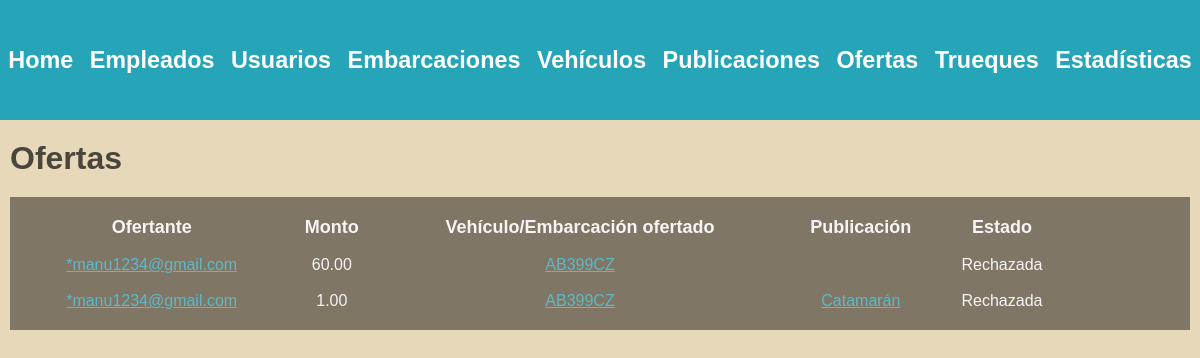
Page /administrador/ofertas/ (signed in) on the earlier database version.
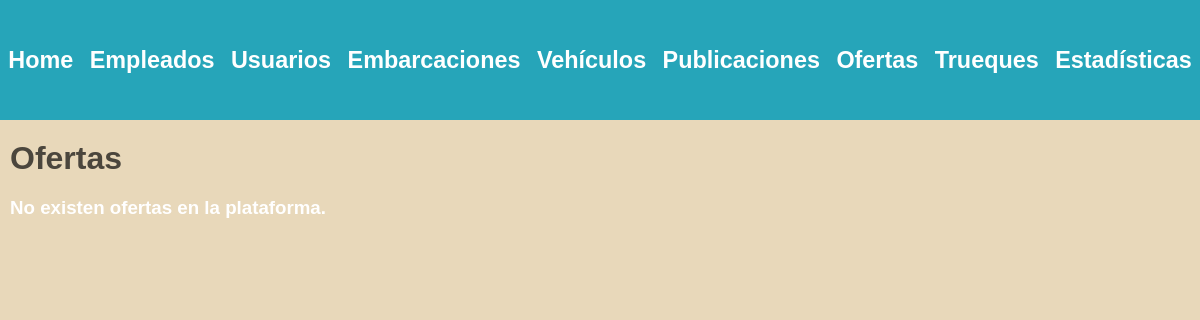
Same page on the later database version.
### ofertas/models.py (models this page shows)
class Oferta(models.Model):
    monto = models.DecimalField(max_digits=15, decimal_places=2, default=0)
    autor = models.ForeignKey(Usuario, on_delete=models.SET_NULL, null=True)
    vehiculo_ofertado = models.ForeignKey(Vehiculo, on_delete=models.SET_NULL, null=True)
    embarcacion_ofertada = models.ForeignKey(Embarcacion, on_delete=models.SET_NULL, null=True)
    publicacion= models.ForeignKey(Publicacion, on_delete=models.CASCADE)
    estado= models.CharField(max_length=50, default='Pendiente')
    oculta = models.BooleanField(default=False)

### usuarios/models.py (models this page shows, shortened)
class Usuario(AbstractBaseUser, PermissionsMixin):
    nombre = models.CharField(max_length=50)
    apellido = models.CharField(max_length=50)
    fecha_nacimiento = models.DateField()
    telefono = models.CharField(max_length=13)
    mail = models.EmailField(max_length=50, unique=True)
    password = models.CharField(max_length=128)
    is_staff= models.BooleanField(default=False)
    is_blocked= models.BooleanField(default=False)
    USERNAME_FIELD = 'mail'
    REQUIRED_FIELDS = ['nombre', 'apellido', 'fecha_nacimiento', 'telefono']

### vehiculos/models.py (models this page shows)
class Vehiculo(models.Model):
    patente = models.CharField(max_length=100, unique=True)
    marca = models.CharField(max_length=100)
    modelo = models.CharField(max_length=100)
    tipo = models.ForeignKey(TipoVehiculo, on_delete=models.SET_NULL, null=True)
    año_fabricacion = models.DecimalField(max_digits=4, decimal_places=0, default=2000)
    kilometraje = models.DecimalField(max_digits=10, decimal_places=0, default=0)
    dueño = models.ForeignKey(Usuario, on_delete=models.CASCADE)

### publicaciones/models.py (models this page shows)
class Publicacion(models.Model):
    monto = models.DecimalField(max_digits=15, decimal_places=2, default=0)
    autor = models.ForeignKey(Usuario, on_delete=models.SET_NULL, null=True)
    embarcacion = models.OneToOneField(Embarcacion, on_delete=models.SET_NULL, null=True)
    descripcion = models.CharField(max_length=250)
    oculta = models.BooleanField(default=False)

### embarcaciones/models.py (models this page shows)
class Embarcacion(models.Model):
    matricula = models.CharField(max_length=100, unique=True)
    modelo = models.CharField(max_length=100)
    tipo = models.ForeignKey(TipoEmbarcacion, on_delete=models.SET_NULL, null=True)
    m_eslora = models.DecimalField(max_digits=5, decimal_places=2)
    m_manga = models.DecimalField(max_digits=5, decimal_places=2)
    m_calado = models.DecimalField(max_digits=5, decimal_places=2)
    motor = models.BooleanField(default=False)
    deuda = models.DecimalField(max_digits=10, decimal_places=2, default=0)
    sede = models.ForeignKey(Sede, on_delete=models.SET_NULL, null=True)
    dueño = models.ForeignKey(Usuario, on_delete=models.CASCADE)

class TipoEmbarcacion(models.Model):
    clase= models.CharField(max_length=50, unique=True)

### administrador/views.py (the view)
# urls.py: path('administrador/ofertas/', views.listar_ofertas, name='lista ofertas'),
@login_required(login_url=reverse_lazy('home'))
def listar_ofertas(request):
    user = request.user
    if not user.is_superuser:
        return redirect('home')
    ofertas = Oferta.objects.exclude(oculta = True)
    return render(request, 'offers.html', {'ofertas': ofertas})

### autenticacion/backend.py (called while the page is built)
    def get_user(self, user_id):
        UserModel = get_user_model()
        try:
            return UserModel.objects.get(pk=user_id)
        except UserModel.DoesNotExist:
            return None

### administrador/templates/offers.html (shortened to what this page needs)
{% extends 'layouts/navbar.html' %}
{% block content %}
<div class="header">
    <h1>Ofertas</h1>
</div>
{% if ofertas %}
    <table>
        <thead>
            <tr>
                <th>Ofertante</th>
                <th>Monto</th>
                <th>Vehículo/Embarcación ofertado</th>
                <th>Publicación</th>
                <th>Estado</th>
                <th></th>
            </tr>
        </thead>
        <tbody>
            {% for oferta in ofertas %}
                <tr>
                    <td>
                        <a href="{% url 'ver perfil' oferta.autor.id %}">{{oferta.autor.mail}}</a>
                    </td>
                    <td>{{ oferta.monto }}</td>
                    {% if oferta.vehiculo_ofertado %}
                        <td>
                            <a href="{% url 'ver detalle vehiculo' oferta.vehiculo_ofertado.id 0 %}">{{ oferta.vehiculo_ofertado.patente }}</a>
                        </td>
                    {% elif oferta.embarcacion_ofertada %}
                        <td>
                            <a href="{% url 'ver detalle embarcacion' oferta.embarcacion_ofertada.id 0 %}">{{ oferta.embarcacion_ofertada.matricula }}</a>
                        </td>
                    {% else %}
                        <td>No se ofreció un vehículo o embarcación</td>
                    {% endif %}
                    <td>
                        <a href="{% url 'ver detalle publicacion' oferta.publicacion.id 0 %}">{{ oferta.publicacion.embarcacion.tipo.clase }}</a>
                    </td>
                    <td>{{ oferta.estado }}</td>
                    <td>
                    </td>
                </tr>
            {% endfor %}
        </tbody>
    </table>
{% else %}
    <h3>No existen ofertas en la plataforma.</h3>
{% endif %}
{% endblock %}

Differences in the rows shown:
removed Oferta: autor.mail "*manu1234@gmail.com", monto "60.00", vehiculo_ofertado.patente "AB399CZ", estado "Rechazada"
removed Oferta: autor.mail "*manu1234@gmail.com", monto "1.00", vehiculo_ofertado.patente "AB399CZ", publicacion.embarcacion.tipo.clase "Catamarán", estado "Rechazada"
Other differences:
text no longer shown: "Ofertante Monto Vehículo/Embarcación ofertado Publicación Estado"
text now shown: "No existen ofertas en la plataforma."
